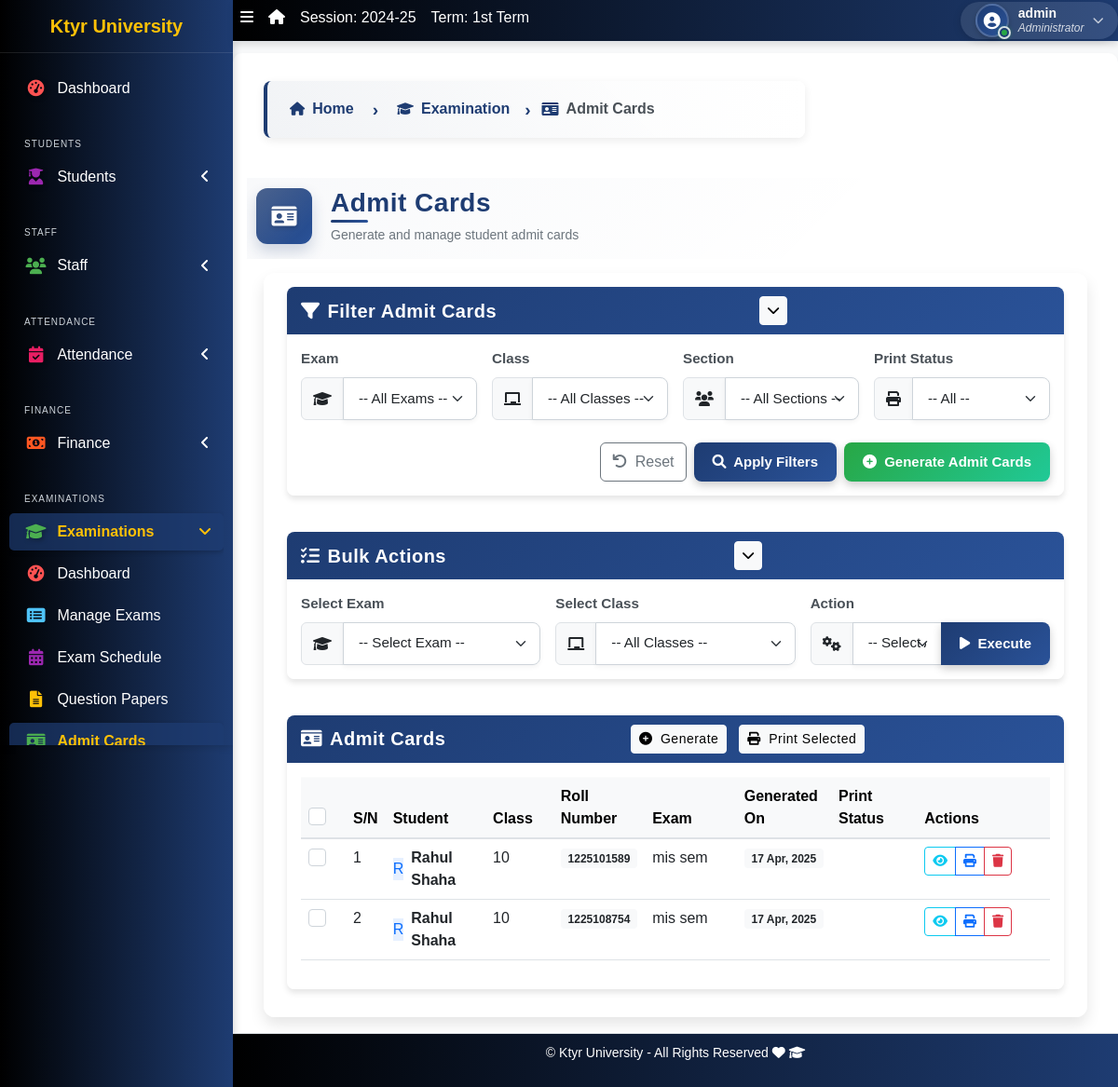
Page /exams/admit-cards/ (signed in) on the earlier database version.
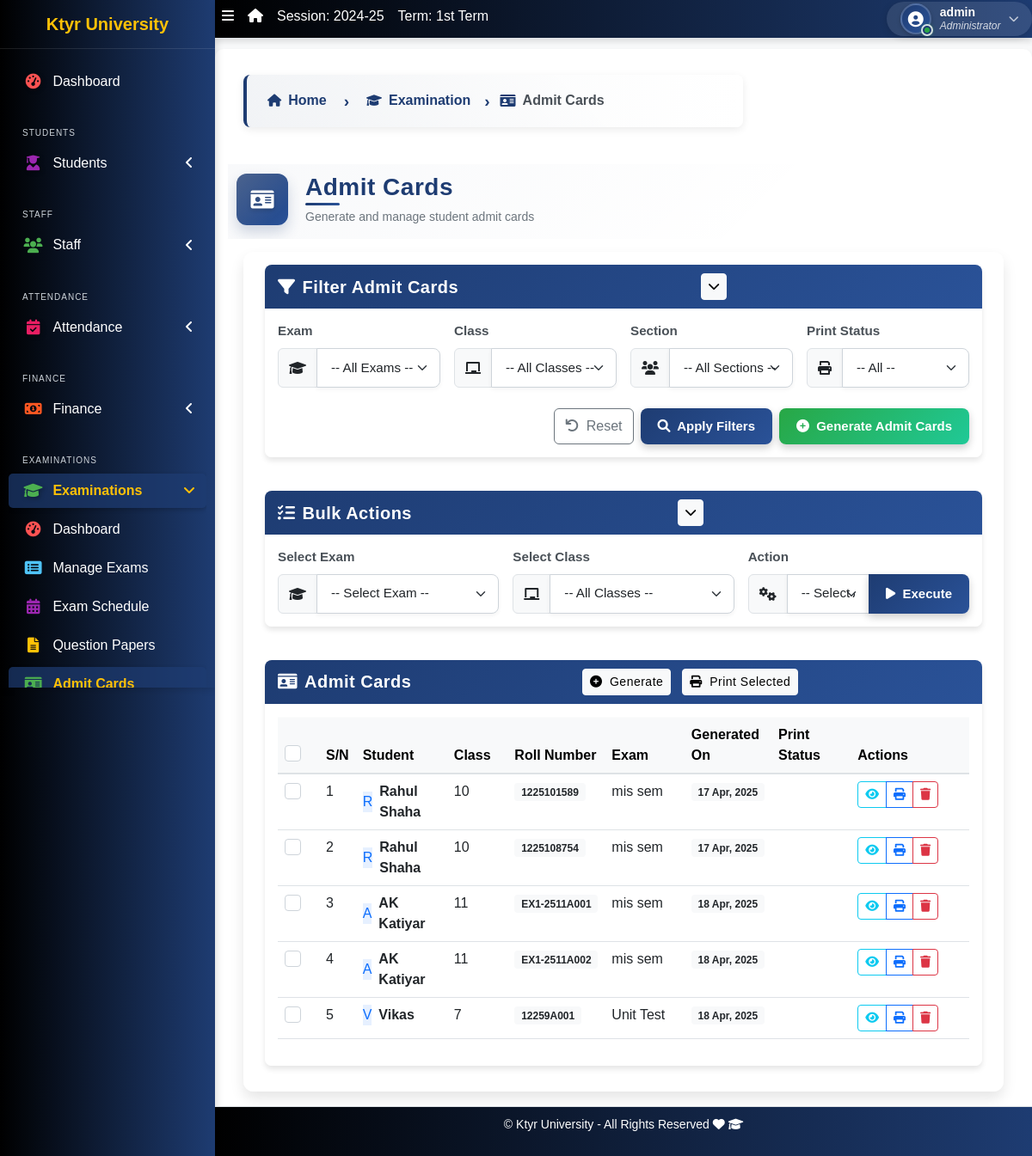
Same page on the later database version.
### apps/exams/models.py (models this page shows, shortened)
class AdmitCard(models.Model):
    exam = models.ForeignKey(Exam, on_delete=models.CASCADE)
    student = models.ForeignKey(Student, on_delete=models.CASCADE)
    roll_number = models.CharField(max_length=50)
    generated_on = models.DateTimeField(auto_now_add=True)
    is_printed = models.BooleanField(default=False)
    printed_on = models.DateTimeField(null=True, blank=True)
    class Meta:
        unique_together = ['exam', 'student']

class Exam(models.Model):
    STATUS_CHOICES = [
        ('pending', 'Pending'),
        ('ongoing', 'Ongoing'),
        ('completed', 'Completed'),
        ('cancelled', 'Cancelled'),
    ]
    name = models.CharField(max_length=200)
    exam_type = models.ForeignKey(ExamType, on_delete=models.CASCADE)
    session = models.ForeignKey(AcademicSession, on_delete=models.CASCADE)
    term = models.ForeignKey(AcademicTerm, on_delete=models.CASCADE)
    start_date = models.DateField()
    end_date = models.DateField()
    status = models.CharField(max_length=20, choices=STATUS_CHOICES, default='pending')
    description = models.TextField(blank=True, null=True)
    created_at = models.DateTimeField(auto_now_add=True)
    updated_at = models.DateTimeField(auto_now=True)
    class Meta:
        ordering = ['-start_date']

### apps/students/models.py (models this page shows, shortened)
class Student(models.Model):
    STATUS_CHOICES = [("active", "Active"), ("inactive", "Inactive")]
    GENDER_CHOICES = [("male", "Male"), ("female", "Female")]
    category = [("N/A", "N/A"),("Gen", "Gen"), ("OBC", "OBC"), ("SC/ST", "SC/ST"), ("Other", "Other")]
    current_status = models.CharField(
        max_length=10, choices=STATUS_CHOICES, default="active"
    )
    registration_number = models.CharField(max_length=200, unique=True, null=True, blank=True)
    fullname = models.CharField(max_length=200)
    gender = models.CharField(max_length=10, choices=GENDER_CHOICES, default="male")
    category = models.CharField(max_length=10, choices=category, default="N/A")
    aadhar_validator = RegexValidator(
    regex=r'^\d{12}$',
    message="Aadhaar number must be exactly 12 digits.",
    code='invalid_aadhar'
    )
    aadhar = models.CharField(validators=[aadhar_validator], max_length=12, blank=True)
    date_of_birth = models.DateField(default=timezone.now)
    current_class = models.ForeignKey(
        'corecode.StudentClass',
        on_delete=models.SET_NULL,
        blank=True,
        null=True
    )
    section = models.CharField(max_length=10, blank=True)
    date_of_admission = models.DateField(default=timezone.now)
    mobile_num_regex = RegexValidator(
        regex="^[0-9]{10,15}$", message="Entered mobile number isn't in a right format!"
    )
    mobile_number = models.CharField(
        validators=[mobile_num_regex], max_length=13, blank=True
    )
    email_id = models.EmailField(max_length=254, blank=True)
    Father_name = models.CharField(max_length=255, null=False, blank=False)
    Father_mobile_number = models.CharField( validators=[mobile_num_regex] ,max_length=15,)
    Father_aadhar = models.CharField(validators=[aadhar_validator], max_length=12, blank=True)
    Mother_name = models.CharField(max_length=255, null=True, blank=True)
    address = models.TextField(blank=True)
    others = models.TextField(blank=True)
    passport = models.ImageField(blank=True, upload_to="students/passports/")
    class Meta:
        ordering = ["fullname",]

### apps/corecode/models.py (models this page shows, shortened)
class StudentClass(models.Model):
    name = models.CharField(max_length=200, unique=True)
    class Meta:
        verbose_name = "Class"
        verbose_name_plural = "Classes"
        ordering = ["name"]

### apps/exams/views.py (the view)
# urls.py: path('admit-cards/', views.AdmitCardListView.as_view(), name='admit_card_list'),
class AdmitCardListView(LoginRequiredMixin, ListView):
    model = AdmitCard
    template_name = 'exams/admit_card_list.html'
    context_object_name = 'admit_cards'
    def get_queryset(self):
        queryset = super().get_queryset()
        exam_id = self.request.GET.get('exam')
        class_id = self.request.GET.get('class')
        section = self.request.GET.get('section')
        printed = self.request.GET.get('printed')
        if exam_id:
            queryset = queryset.filter(exam_id=exam_id)
        if class_id:
            queryset = queryset.filter(student__current_class_id=class_id)
        if section:
            queryset = queryset.filter(student__section=section)
        if printed is not None:
            is_printed = printed == '1'
            queryset = queryset.filter(is_printed=is_printed)
        return queryset.select_related('student', 'exam').order_by('student__current_class', 'student__section', 'student__fullname')
    def get_context_data(self, **kwargs):
        context = super().get_context_data(**kwargs)
        context['exams'] = Exam.objects.all().order_by('-start_date')
        context['classes'] = StudentClass.objects.all().order_by('name')
        return context

### apps/corecode/context_processors.py (called while the page is built)
def site_defaults(request):
    current_session = AcademicSession.objects.get(current=True)
    current_term = AcademicTerm.objects.get(current=True)
    vals = SiteConfig.objects.all()
    contexts = {
        "current_session": current_session.name,
        "current_term": current_term.name,
    }
    for val in vals:
        contexts[val.key] = val.value
    return contexts

def global_college_profile(request):
    try:
        profile = CollegeProfileModel.objects.first()
    except CollegeProfileModel.DoesNotExist:
        profile = None
    return {'profile': profile}

### apps/exams/templates/exams/admit_card_list.html (shortened to what the changed rows need)
{% extends 'exams/base_exams.html' %}
{% load static %}
{% load widget_tweaks %}
{% block title %}Admit Cards{% endblock title %}
{% block content %}
<div class="container-fluid exams-container">
  <div class="row">
    <div class="col-md-12">
      <div class="card border-0 rounded-3 shadow-sm exam-card">
        <div class="card-body p-4">
          <div class="table-responsive">
            <table class="table table-hover" id="admitCardTable">
              <thead class="table-light">
                <tr>
                  <th width="5%">
                    <div class="form-check">
                      <input class="form-check-input" type="checkbox" id="selectAll">
                    </div>
                  </th>
                  <th width="5%">S/N</th>
                  <th width="15%">Student</th>
                  <th width="10%">Class</th>
                  <th width="10%">Roll Number</th>
                  <th width="15%">Exam</th>
                  <th width="10%">Generated On</th>
                  <th width="10%">Print Status</th>
                  <th width="20%">Actions</th>
                </tr>
              </thead>
              <tbody>
                {% for card in admit_cards %}
                <tr>
                  <td>
                    <div class="form-check">
                      <input class="form-check-input card-checkbox" type="checkbox" value="{{ card.id }}" id="card{{ card.id }}">
                    </div>
                  </td>
                  <td>{{ forloop.counter }}</td>
                  <td>
                    <div class="d-flex align-items-center">
                      <div class="avatar-circle bg-primary bg-opacity-10 me-2">
                        <span class="avatar-initials text-primary">{{ card.student.fullname|slice:":1" }}</span>
                      </div>
                      <span class="fw-bold">{{ card.student.fullname }}</span>
                    </div>
                  </td>
                  <td>{{ card.student.current_class.name }} {{ card.student.current_section|default:"" }}</td>
                  <td><span class="badge bg-light text-dark">{{ card.roll_number }}</span></td>
                  <td>{{ card.exam.name }}</td>
                  <td><span class="badge bg-light text-dark">{{ card.generated_on|date:"d M, Y" }}</span></td>
                  <td>
                    {% if card.is_printed %}
                      <span class="badge badge-completed">
                        <i class="fas fa-check-circle me-1"></i> Printed
                      </span>
                    {% else %}
                      <span class="badge badge-pending">
                        <i class="fas fa-clock me-1"></i> Not Printed
                      </span>
                    {% endif %}
                  </td>
                  <td>
                    <div class="btn-group" role="group">
                      <a href="{% url 'exams:admit_card_view' card.id %}" class="btn btn-sm btn-outline-info" target="_blank" data-bs-toggle="tooltip" title="View admit card">
                        <i class="fas fa-eye"></i>
                      </a>
                      <a href="{% url 'exams:admit_card_print' card.id %}" class="btn btn-sm btn-outline-primary" target="_blank" data-bs-toggle="tooltip" title="Print admit card">
                        <i class="fas fa-print"></i>
                      </a>
                      <a href="{% url 'exams:admit_card_delete' card.id %}" class="btn btn-sm btn-outline-danger" data-bs-toggle="tooltip" title="Delete admit card">
                        <i class="fas fa-trash"></i>
                      </a>
                    </div>
                  </td>
                </tr>
                {% endfor %}
              </tbody>
            </table>
          </div>
        </div>
      </div>
    </div>
  </div>
</div>
{% endblock content %}

Differences in the rows shown:
added AdmitCard: student.fullname "A", student.fullname "AK Katiyar", student.current_class.name "11", roll_number "EX1-2511A001", exam.name "mis sem", generated_on "18 Apr, 2025", is_printed True (drawn)
added AdmitCard: student.fullname "A", student.fullname "AK Katiyar", student.current_class.name "11", roll_number "EX1-2511A002", exam.name "mis sem", generated_on "18 Apr, 2025", is_printed True (drawn)
added AdmitCard: student.fullname "V", student.fullname "Vikas", student.current_class.name "7", roll_number "12259A001", exam.name "Unit Test", generated_on "18 Apr, 2025", is_printed True (drawn)
